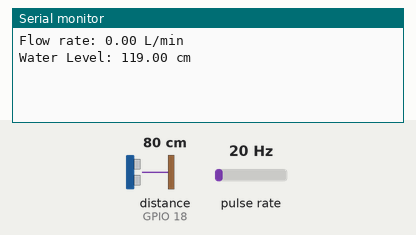
The sketch below on a simulated ESP32. On the bench: the last lines printed to the serial monitor. Wiring (inferred from the names in the program): pulse sensor: data GPIO 27. Inputs (shaded band) come from the test bench; at power-on: distance to the obstacle (sensor on GPIO 18) 80 cm, pulse rate 20 Hz. The echo pulse lasts 58.3 µs per cm; WiFi joins after 1.5 s; servers stay silent unless stated.

Above: at 2.7 s.
2.8 s: distance to the obstacle (sensor on GPIO 18) set to 2 cm
4.3 s: pulse rate (sensor on GPIO 27) set to 4 Hz
At 5.5 s:
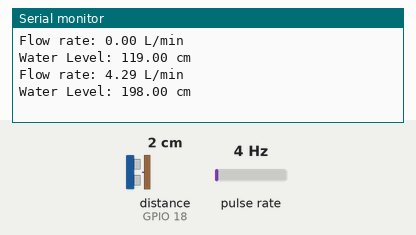
5.8 s: distance to the obstacle (sensor on GPIO 18) set to 4 cm
7.3 s: pulse rate (sensor on GPIO 27) set to 50 Hz
At 8.2 s:
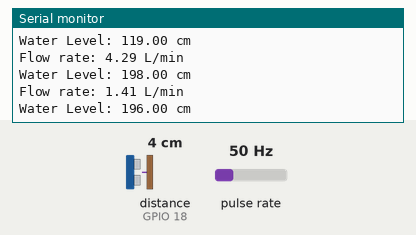

Measured:
- after the input at 4.3 s, the serial monitor: prints a new line after 0.21 s (image 1)
- after the input at 7.3 s, the serial monitor: prints a new line after 0.21 s (image 2)

The sketch:

Board2.ino
```cpp
#include "arduino_secrets.h"
/*
  Sketch generated by the Arduino IoT Cloud Thing "Untitled"
  https://create.arduino.cc/cloud/things/2c942907-ea53-429c-b7d1-9f3944383c7e

  Arduino IoT Cloud Variables description

  The following variables are automatically generated and updated when changes are made to the Thing

  float flow;
  float level;

  Variables which are marked as READ/WRITE in the Cloud Thing will also have functions
  which are called when their values are changed from the Dashboard.
  These functions are generated with the Thing and added at the end of this sketch.
*/

#include "thingProperties.h"
#include <NewPing.h>

#define SENSOR  27
#define echoPin 18 // attach pin GPIO18 to pin Echo of JSN-SR04
#define trigPin 5  // attach pin GPIO5 ESP32 to pin Trig of JSN-SR04
#define MAX_DISTANCE 200

long duration; // Time taken for the pulse to reach the receiver
int distance;

long currentMillis = 0;
long previousMillis = 0;
int interval = 1000;
float calibrationFactor = 4.5;
volatile byte pulseCount;
byte pulse1Sec = 0;
float flowRate;
unsigned int flowMilliLitres;
unsigned long totalMilliLitres;
NewPing sonar(trigPin, echoPin, MAX_DISTANCE); // NewPing object
float waterLevel;

void IRAM_ATTR pulseCounter()
{
  pulseCount++;
}

void setup() {
  // Initialize serial and wait for port to open:
  Serial.begin(115200);
  // This delay gives the chance to wait for a Serial Monitor without blocking if none is found
  delay(1500);

  pinMode(SENSOR, INPUT_PULLUP);
  pinMode(trigPin, OUTPUT);
  pinMode(echoPin, INPUT);

  pulseCount = 0;
  flowRate = 0.0;
  flowMilliLitres = 0;
  totalMilliLitres = 0;
  previousMillis = 0;

  attachInterrupt(digitalPinToInterrupt(SENSOR), pulseCounter, FALLING);

  // Defined in thingProperties.h
  initProperties();

  // Connect to Arduino IoT Cloud
  ArduinoCloud.begin(ArduinoIoTPreferredConnection);

  /*
     The following function allows you to obtain more information
     related to the state of network and IoT Cloud connection and errors
     the higher number the more granular information you’ll get.
     The default is 0 (only errors).
     Maximum is 4
 */
  setDebugMessageLevel(2);
  ArduinoCloud.printDebugInfo();
}

void loop() {
  ArduinoCloud.update();
  // Your code here
  onFlowChange();
  delay(2000);
}


/*
  Since Flow is READ_WRITE variable, onFlowChange() is
  executed every time a new value is received from IoT Cloud.
*/
void onFlowChange()  {
  // Add your code here to act upon Flow change
   currentMillis = millis();
  if (currentMillis - previousMillis > interval) {

  pulse1Sec = pulseCount;
  pulseCount = 0;

  flowRate = ((1000.0 / (millis() - previousMillis)) * pulse1Sec) / calibrationFactor;   previousMillis = millis();
  flowMilliLitres = (flowRate / 60) * 1000;
  totalMilliLitres += flowMilliLitres;
    // Print the flow rate for this second in litres / minute

  digitalWrite(trigPin, LOW);
  delayMicroseconds(5);

  digitalWrite(trigPin, HIGH); // turn on the Trigger to generate pulse
  delayMicroseconds(10); // keep the trigger "ON" for 10 ms to generate pulse
  digitalWrite(trigPin, LOW); // Turn off the pulse trigger to stop pulse

  // If pulse reached the receiver echoPin
  // become high Then pulseIn() returns the
  // time taken by the pulse to reach the receiver
  //duration = pulseIn(echoPin, HIGH);
  //distance = duration * 0.0344 / 2;
  unsigned int distance = sonar.ping_cm();

  // Speed of sound in air at 20 degrees Celsius is approximately 343 meters per second
  // Convert microseconds to seconds by dividing by 1000000
  // Divide by 2 to account for round trip travel time
  waterLevel = MAX_DISTANCE - distance;

  Serial.print("Flow rate: ");
  Serial.print(float(flowRate));  // Print the integer part of the variable
  Serial.println(" L/min");
  Serial.print("Water Level: ");
  Serial.print(waterLevel);
  Serial.println(" cm");
  delay(1000);
  }

  flow = flowRate;
  level = waterLevel;
}

/*
  Since Level is READ_WRITE variable, onLevelChange() is
  executed every time a new value is received from IoT Cloud.
*/
void onLevelChange()  {
  // Add your code here to act upon Level change
}
```

arduino_secrets.h
```cpp
#define SECRET_SSID "kyeopta"
#define SECRET_OPTIONAL_PASS "Kyeopt@08"
#define SECRET_DEVICE_KEY "NYB0YJKow3Jr5SRyK@H1RhO?s"
```

thingProperties.h
```cpp
// Code generated by Arduino IoT Cloud, DO NOT EDIT.

#include <ArduinoIoTCloud.h>
#include <Arduino_ConnectionHandler.h>

const char DEVICE_LOGIN_NAME[]  = "b03e6b29-a558-444c-a0bd-366d7b8b68ec";

const char SSID[]               = SECRET_SSID;    // Network SSID (name)
const char PASS[]               = SECRET_OPTIONAL_PASS;    // Network password (use for WPA, or use as key for WEP)
const char DEVICE_KEY[]  = SECRET_DEVICE_KEY;    // Secret device password

void onFlowChange();
void onLevelChange();

float flow;
float level;

void initProperties(){

  ArduinoCloud.setBoardId(DEVICE_LOGIN_NAME);
  ArduinoCloud.setSecretDeviceKey(DEVICE_KEY);
  ArduinoCloud.addProperty(flow, READWRITE, ON_CHANGE, onFlowChange);
  ArduinoCloud.addProperty(level, READWRITE, ON_CHANGE, onLevelChange);

}

WiFiConnectionHandler ArduinoIoTPreferredConnection(SSID, PASS);
```
